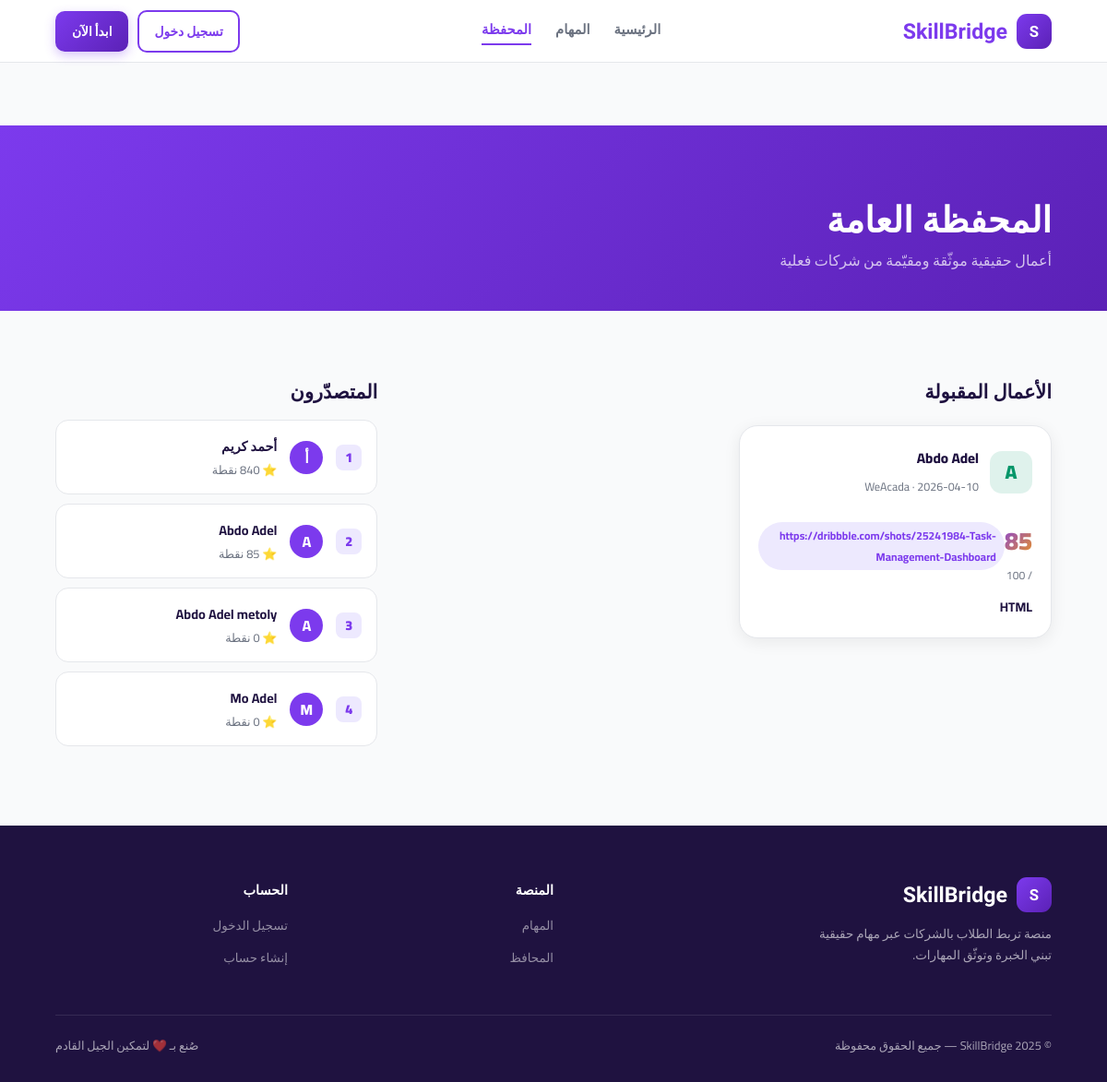
The app's page /portfolio with its own data.
### tables this page shows
CREATE TABLE submissions (
            id INTEGER PRIMARY KEY AUTOINCREMENT,
            task_id INTEGER NOT NULL,
            student_id INTEGER NOT NULL,
            file_path TEXT,
            link TEXT DEFAULT "",
            notes TEXT DEFAULT "",
            score INTEGER DEFAULT NULL,
            status TEXT DEFAULT "pending",
            feedback TEXT DEFAULT "",
            submitted_at TIMESTAMP DEFAULT CURRENT_TIMESTAMP,
            FOREIGN KEY(task_id) REFERENCES tasks(id),
            FOREIGN KEY(student_id) REFERENCES users(id)
        );

CREATE TABLE users (
            id INTEGER PRIMARY KEY AUTOINCREMENT,
            name TEXT NOT NULL,
            email TEXT UNIQUE NOT NULL,
            password TEXT NOT NULL,
            role TEXT NOT NULL CHECK(role IN ("student","company")),
            bio TEXT DEFAULT "",
            points INTEGER DEFAULT 0,
            level INTEGER DEFAULT 1,
            created_at TIMESTAMP DEFAULT CURRENT_TIMESTAMP
        );

CREATE TABLE tasks (
            id INTEGER PRIMARY KEY AUTOINCREMENT,
            company_id INTEGER NOT NULL,
            title TEXT NOT NULL,
            description TEXT NOT NULL,
            category TEXT NOT NULL,
            difficulty TEXT NOT NULL,
            points INTEGER NOT NULL,
            deadline TEXT NOT NULL,
            tags TEXT DEFAULT "",
            status TEXT DEFAULT "open",
            created_at TIMESTAMP DEFAULT CURRENT_TIMESTAMP,
            FOREIGN KEY(company_id) REFERENCES users(id)
        );

### app.py (the view)
@app.route('/portfolio')
def portfolio():
    db = get_db()
    approved = db.execute('''
        SELECT s.*,t.title,t.category,t.tags,u.name as student_name,c.name as company_name
        FROM submissions s
        JOIN tasks t ON s.task_id=t.id
        JOIN users u ON s.student_id=u.id
        JOIN users c ON t.company_id=c.id
        WHERE s.status="approved" ORDER BY s.score DESC
    ''').fetchall()
    top_students = db.execute('''SELECT name,points,level FROM users WHERE role="student"
        ORDER BY points DESC LIMIT 5''').fetchall()
    db.close()
    return render_template('portfolio.html', approved=approved, top_students=top_students)

### app.py (called while the page is built)
def get_db():
    conn = sqlite3.connect('skillbridge.db')
    conn.row_factory = sqlite3.Row
    return conn

### templates/portfolio.html (shortened to what this page needs)
{% extends "base.html" %}
{% block content %}
<div class="page-header"><div class="page-header-inner"><h1>المحفظة العامة</h1><p>أعمال حقيقية موثّقة ومقيّمة من شركات فعلية</p></div></div>
<section class="sec">
  <div style="display:grid;grid-template-columns:2fr 1fr;gap:32px;align-items:start">
    <div>
      <h2 class="dash-section-title">الأعمال المقبولة</h2>
      {% if approved %}
      <div class="pgrid">
        {% set colors=['#059669','#92400E','#1D4ED8','#16A34A','#7C3AED','#DB2777'] %}
        {% for item in approved %}
        <div class="pcard rv">
          <div class="pcard-h">
            <div class="pav" style="background:{{ colors[loop.index0 % colors|length] }}20;color:{{ colors[loop.index0 % colors|length] }}">{{ item.student_name[0] }}</div>
            <div class="pinfo"><h4>{{ item.student_name }}</h4><span>{{ item.company_name }} · {{ item.submitted_at[:10] }}</span></div>
          </div>
          <div class="pcard-b">
            <div class="srow"><div><div class="sval">{{ item.score }}</div><div class="slbl">/ 100</div></div><div class="tags">{% for tag in item.tags.split(',') %}<span class="tag">{{ tag.strip() }}</span>{% endfor %}</div></div>
            <div style="font-size:.875rem;font-weight:700;margin-top:8px">{{ item.title }}</div>
          </div>
        </div>
        {% endfor %}
      </div>
      {% else %}
      <div class="empty-state"><div class="empty-icon">📭</div><p>لا توجد أعمال مقبولة بعد</p></div>
      {% endif %}
    </div>
    <div>
      <h2 class="dash-section-title">المتصدّرون</h2>
      {% for s in top_students %}
      <div class="leaderboard-card rv">
        <div class="lb-rank">{{ loop.index }}</div>
        <div class="lb-avatar">{{ s.name[0] }}</div>
        <div class="lb-info"><div class="lb-name">{{ s.name }}</div><div class="lb-pts">⭐ {{ s.points }} نقطة</div></div>
      </div>
      {% endfor %}
    </div>
  </div>
</section>
{% endblock %}

### static/style.css (style rules this page uses)
:root { --purple:#7C3AED;--purple-deep:#5B21B6;--purple-light:#EDE9FE;--gold:#F59E0B;--gold-light:#FEF3C7;--gold-dark:#92400E;--dark:#1F1240;--gray:#6B7280;--light-gray:#9CA3AF;--bg:#F9FAFB;--white:#fff;--green:#059669;--green-light:#D1FAE5;--red:#EF4444;--red-light:#FEE2E2;--border:#E5E7EB; }
* { margin:0;padding:0;box-sizing:border-box; }
html { scroll-behavior:smooth; }
body { font-family:'Cairo',sans-serif;background:var(--bg);color:var(--dark);overflow-x:hidden; }
.sec { padding:76px 5%; }
.tags { display:flex;flex-wrap:wrap;gap:5px;margin-bottom:12px; }
.tag { padding:3px 9px;border-radius:99px;background:var(--purple-light);color:var(--purple);font-size:.75rem;font-weight:700; }
.page-header { background:linear-gradient(135deg,var(--purple),var(--purple-deep));padding:80px 5% 40px;margin-top:68px; }
.page-header-inner h1 { font-family:'Tajawal',sans-serif;font-size:clamp(1.6rem,4vw,2.4rem);font-weight:900;color:#fff;margin-bottom:6px; }
.page-header-inner p { color:rgba(255,255,255,.72);font-size:1rem; }
.dash-section-title { font-family:'Tajawal',sans-serif;font-size:1.3rem;font-weight:900;margin-bottom:18px; }
.pgrid { display:grid;grid-template-columns:repeat(auto-fill,minmax(270px,1fr));gap:20px;margin-top:24px; }
.pcard { background:var(--white);border-radius:20px;overflow:hidden;box-shadow:0 4px 18px rgba(0,0,0,.07);border:1px solid var(--border);transition:transform .3s,box-shadow .3s; }
.pcard-h { padding:20px;display:flex;align-items:center;gap:12px; }
.pav { width:46px;height:46px;border-radius:13px;display:flex;align-items:center;justify-content:center;font-size:1.3rem;font-weight:900; }
.pinfo h4 { font-size:.95rem;font-weight:800; }
.pinfo span { font-size:.78rem;color:var(--gray); }
.pcard-b { padding:0 20px 20px; }
.srow { display:flex;align-items:center;justify-content:space-between;margin-bottom:10px; }
.sval { font-size:1.7rem;font-weight:900;background:linear-gradient(135deg,var(--purple),var(--gold));-webkit-background-clip:text;-webkit-text-fill-color:transparent; }
.slbl { font-size:.76rem;color:var(--gray); }
.leaderboard-card { display:flex;align-items:center;gap:14px;background:var(--white);border-radius:14px;padding:14px 16px;margin-bottom:10px;border:1px solid var(--border); }
.lb-rank { width:28px;height:28px;border-radius:8px;background:var(--purple-light);color:var(--purple);display:flex;align-items:center;justify-content:center;font-weight:900;font-size:.9rem;flex-shrink:0; }
.lb-avatar { width:36px;height:36px;border-radius:50%;background:var(--purple);color:#fff;display:flex;align-items:center;justify-content:center;font-weight:800; }
.lb-name { font-weight:700;font-size:.9rem; }
.lb-pts { font-size:.8rem;color:var(--gray); }
.rv { opacity:0;transform:translateY(26px);transition:opacity .55s ease,transform .55s ease; }
.rv.vis { opacity:1;transform:translateY(0); }

### records on screen
submissions: name "A", student_name "Abdo Adel", company_name "WeAcada", submitted_at "2026-04-10", score "85", title "HTML"
tasks: strip "https://dribbble.com/shots/25241984-Task-Management-Dashboard"
users: name "أ", name "أحمد كريم", points "840"
users: name "A", name "Abdo Adel", points "85"
users: name "A", name "Abdo Adel metoly"
users: name "M", name "Mo Adel"
